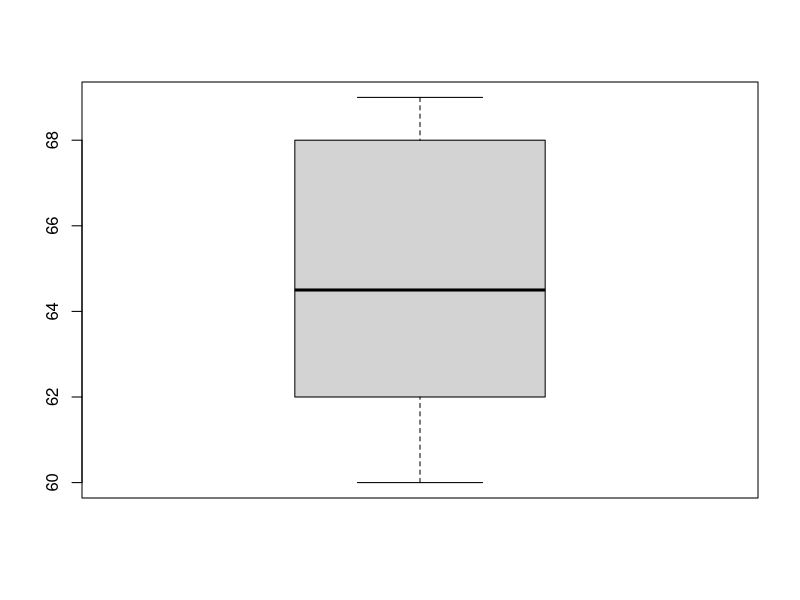

Here is the R script that generated this plot:
##creating the age vector
age = c(60,61,62,63,64,65,66,68,68,69)

##computing the 5 number summary
summary(age)

##computing the iqr
IQR = 67.5 - 62.25
IQR

##creating a boxplot of age
boxplot(age)
